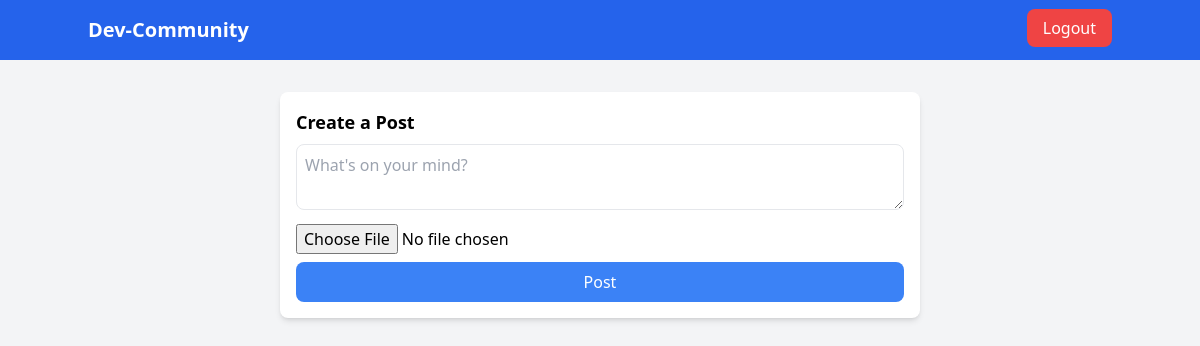
The page /home (signed in) on the database as committed earlier.
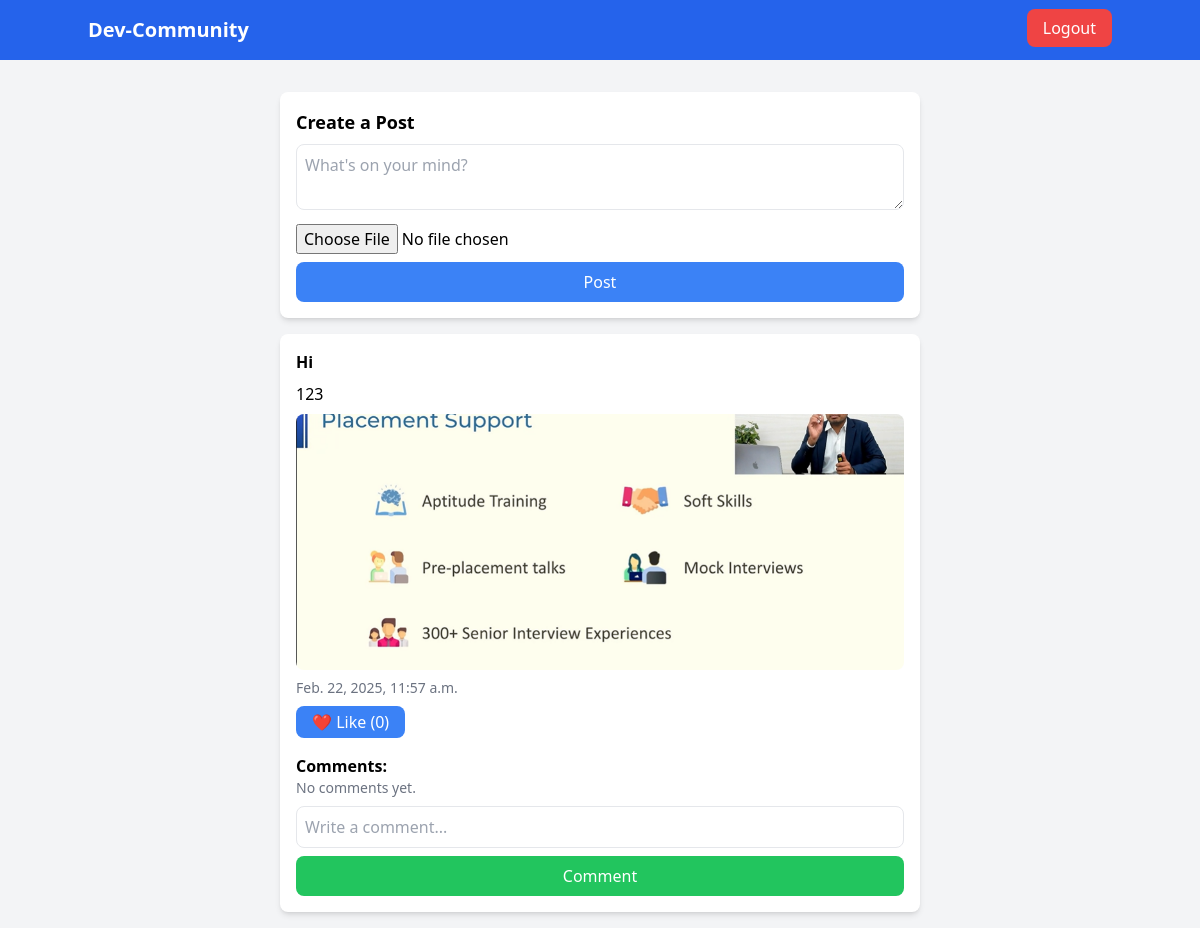
The same page on the database as committed later.
### core/models.py (models this page shows)
class Post(models.Model):
    user = models.ForeignKey(User, on_delete=models.CASCADE)
    content = models.TextField()
    image = models.ImageField(upload_to="post_images/", blank=True, null=True)
    created_at = models.DateTimeField(auto_now_add=True)
    def total_likes(self):
        return self.like_set.count()

### core/views.py (the view)
# urls.py: path("home",home,name='home'),
@login_required
def home(request):
    posts = Post.objects.all().order_by("-created_at")
    return render(request, "home.html", {"posts": posts})

### templates/home.html (shortened to what this page needs)
<!DOCTYPE html>
<html lang="en">
<head>
    <script src="https://cdn.tailwindcss.com"></script>
</head>
<body class="bg-gray-100">
    <nav class="bg-blue-600 p-4 text-white">
        <div class="container mx-auto flex justify-between">
            <h1 class="text-xl font-bold">Dev-Community</h1>
            <div>
                <a href="{% url 'logout' %}" class="px-4 py-2 bg-red-500 rounded-lg">Logout</a>
            </div>
        </div>
    </nav>
    <div class="container mx-auto max-w-2xl p-4 mt-4">
        <div class="bg-white p-4 shadow-md rounded-lg">
            <h2 class="text-lg font-bold">Create a Post</h2>
            <form method="POST" enctype="multipart/form-data" action="{% url 'create_post' %}">
                <textarea name="content" placeholder="What's on your mind?" required class="w-full p-2 border rounded-lg mt-2"></textarea>
                <input type="file" name="image" class="mt-2">
                <button type="submit" class="w-full bg-blue-500 text-white p-2 rounded-lg mt-2">Post</button>
            </form>
        </div>
        {% for post in posts %}
        <div class="bg-white p-4 mt-4 shadow-md rounded-lg">
            <h3 class="font-bold">{{ post.user.username }}</h3>
            <p class="mt-2">{{ post.content }}</p>
            {% if post.image %}
            <img src="{{ post.image.url }}" alt="Post Image" class="mt-2 w-full h-64 object-cover rounded-lg">
            {% endif %}
            <p class="text-sm text-gray-500 mt-2">{{ post.created_at }}</p>
            <form method="POST" action="{% url 'like_post' post.id %}">
                <button type="submit" class="mt-2 px-4 py-1 bg-blue-500 text-white rounded-lg">
                    ❤️ Like ({{ post.total_likes }})
                </button>
            </form>
            <h4 class="mt-4 font-semibold">Comments:</h4>
            {% for comment in post.comment_set.all %}
            <p class="text-sm bg-gray-100 p-2 rounded-lg mt-1"><b>{{ comment.user.username }}</b>: {{ comment.content }}</p>
            {% empty %}
            <p class="text-sm text-gray-500">No comments yet.</p>
            {% endfor %}
            <form method="POST" action="{% url 'comment_post' post.id %}" class="mt-2">
                <input type="text" name="content" placeholder="Write a comment..." class="w-full p-2 border rounded-lg">
                <button type="submit" class="w-full bg-green-500 text-white p-2 rounded-lg mt-2">Comment</button>
            </form>
        </div>
        {% endfor %}
    </div>
</body>
</html>

Rows that differ between the two databases and show on the page:
added Post: user.username "Hi", content "123", image (picture), created_at "Feb. 22, 2025, 11:57 a.m.", total_likes "0"
